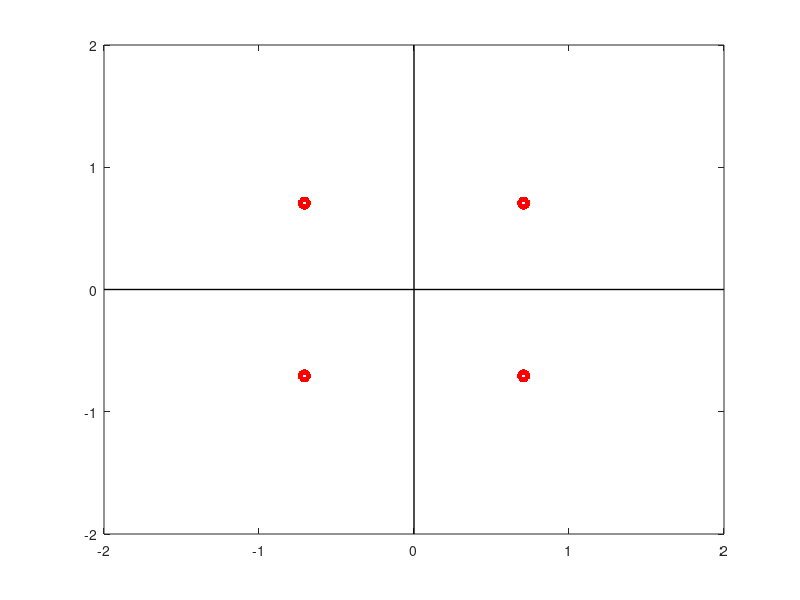

Recreate this plot in MATLAB. (Note: this script raises an error after producing the figure.)
%-----------Question 3 QPSK Constellation------
clc 
clear all
close all
num_symbols=10000;
int_symbols=randi([1,4],1,num_symbols);
%100000 random numbers in the range 1 to 4
A=1/sqrt(2);
qpsk_symbols(int_symbols==1)=A+i*A;
qpsk_symbols(int_symbols==2)=A-i*A;
qpsk_symbols(int_symbols==3)=-A+i*A;
qpsk_symbols(int_symbols==4)=-A-i*A;

plot(real(qpsk_symbols),imag(qpsk_symbols),'ored','linewidth',3);
xlim([-2 2]);
ylim([-2 2]);
line(xlim,[0 0], 'color', 'k', 'linewidth',1)  % for x-axis
line([0 0],ylim, 'color', 'k', 'linewidth',1)  % for y-axis

hold on
ezplot('x^2+y^2=1') 
grid on
title('rQ3- QPSK Constellation Diagram');
xlabel('real part');
ylabel('imaginary part');
